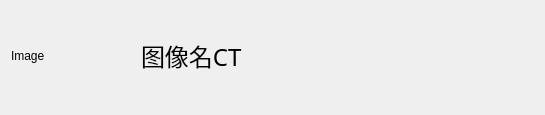
<?xml version="1.0" encoding="UTF-8"?>
<ui version="4.0">
 <class>BuildPhaseStructureViewClass</class>
 <widget class="QWidget" name="BuildPhaseStructureViewClass">
  <property name="geometry">
   <rect>
    <x>0</x>
    <y>0</y>
    <width>545</width>
    <height>115</height>
   </rect>
  </property>
  <property name="maximumSize">
   <size>
    <width>545</width>
    <height>115</height>
   </size>
  </property>
  <property name="windowTitle">
   <string>ModelViewWidget</string>
  </property>
  <widget class="QWidget" name="layoutWidget">
   <property name="geometry">
    <rect>
     <x>0</x>
     <y>0</y>
     <width>541</width>
     <height>111</height>
    </rect>
   </property>
   <layout class="QHBoxLayout" name="horizontalLayout_3" stretch="1,3">
    <property name="spacing">
     <number>0</number>
    </property>
    <item>
     <widget class="QLabel" name="lblImage">
      <property name="text">
       <string>Image</string>
      </property>
     </widget>
    </item>
    <item>
     <layout class="QVBoxLayout" name="verticalLayout" stretch="0">
      <item>
       <layout class="QHBoxLayout" name="hLayoutTop" stretch="0">
        <item>
         <widget class="QLabel" name="lblName">
          <property name="font">
           <font>
            <family>微软雅黑 Light</family>
            <pointsize>18</pointsize>
           </font>
          </property>
          <property name="text">
           <string>图像名CT</string>
          </property>
         </widget>
        </item>
       </layout>
      </item>
     </layout>
    </item>
   </layout>
  </widget>
 </widget>
 <layoutdefault spacing="6" margin="11"/>
 <resources/>
 <connections/>
</ui>
